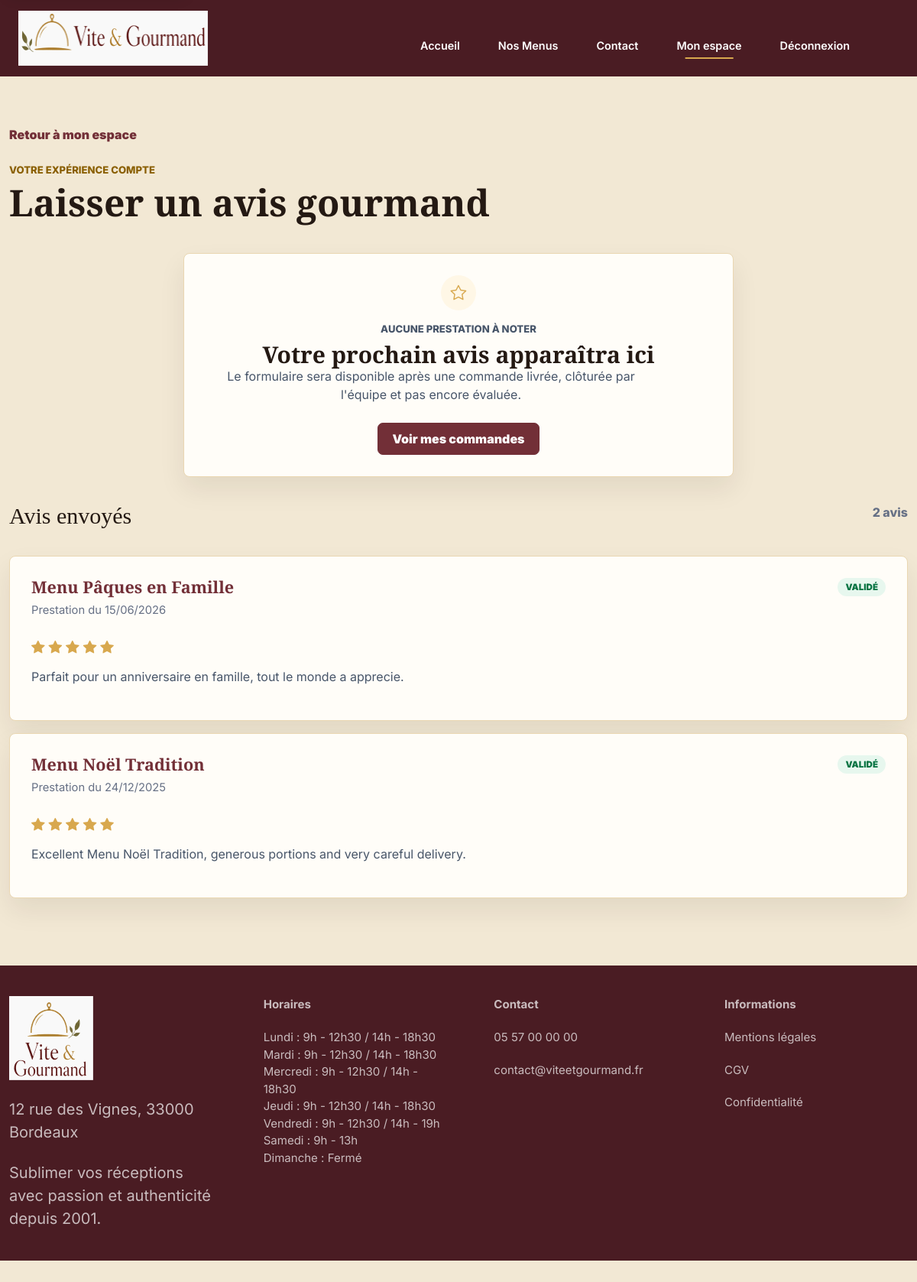
/avis (signed in), run on the app's committed database.
### tables this page shows
CREATE TABLE `avis` (
    `id_avis` INT UNSIGNED NOT NULL AUTO_INCREMENT,
    `id_utilisateur` INT UNSIGNED NOT NULL,
    `id_commande` INT UNSIGNED NOT NULL,
    `note` TINYINT UNSIGNED NOT NULL,
    `commentaire` TEXT NOT NULL,
    `statut` VARCHAR(30) NOT NULL DEFAULT 'en_attente',
    `created_at` DATETIME DEFAULT CURRENT_TIMESTAMP,
    `moderated_at` DATETIME NULL,
    `moderated_by` INT UNSIGNED NULL,
    CONSTRAINT `pk_avis`
        PRIMARY KEY (`id_avis`),
    CONSTRAINT `uq_avis_id_commande`
        UNIQUE (`id_commande`),
    INDEX `idx_avis_id_utilisateur` (`id_utilisateur`),
    INDEX `idx_avis_moderated_by` (`moderated_by`),
    INDEX `idx_avis_statut` (`statut`),
    CONSTRAINT `fk_avis_utilisateurs`
        FOREIGN KEY (`id_utilisateur`)
        REFERENCES `utilisateurs` (`id_utilisateur`)
        ON DELETE RESTRICT,
    CONSTRAINT `fk_avis_commandes`
        FOREIGN KEY (`id_commande`)
        REFERENCES `commandes` (`id_commande`)
        ON DELETE CASCADE,
    CONSTRAINT `fk_avis_moderateurs`
        FOREIGN KEY (`moderated_by`)
        REFERENCES `utilisateurs` (`id_utilisateur`)
        ON DELETE SET NULL,
    CONSTRAINT `chk_avis_note`
        CHECK (`note` BETWEEN 1 AND 5),
    CONSTRAINT `chk_avis_statut`
        CHECK (`statut` IN ('en_attente', 'valide', 'refuse'))
);

CREATE TABLE `menus` (
    `id_menu` INT UNSIGNED NOT NULL AUTO_INCREMENT,
    `id_regime` INT UNSIGNED NOT NULL,
    `id_theme` INT UNSIGNED NOT NULL,
    `titre` VARCHAR(120) NOT NULL,
    `description` TEXT NOT NULL,
    `conditions` TEXT NOT NULL,
    `nombre_personnes_minimum` INT UNSIGNED NOT NULL,
    `prix_minimum` DECIMAL(10,2) NOT NULL,
    `stock_disponible` INT UNSIGNED DEFAULT 0,
    `actif` BOOLEAN DEFAULT TRUE,
    `created_at` DATETIME DEFAULT CURRENT_TIMESTAMP,
    `updated_at` DATETIME NULL,
    CONSTRAINT `pk_menus`
        PRIMARY KEY (`id_menu`),
    INDEX `idx_menus_id_regime` (`id_regime`),
    INDEX `idx_menus_id_theme` (`id_theme`),
    INDEX `idx_menus_catalogue_filters` (`actif`, `id_theme`, `id_regime`, `prix_minimum`),
    INDEX `idx_menus_nombre_personnes_minimum` (`nombre_personnes_minimum`),
    CONSTRAINT `fk_menus_regimes`
        FOREIGN KEY (`id_regime`)
        REFERENCES `regimes` (`id_regime`)
        ON DELETE RESTRICT,
    CONSTRAINT `fk_menus_themes`
        FOREIGN KEY (`id_theme`)
        REFERENCES `themes` (`id_theme`)
        ON DELETE RESTRICT,
    CONSTRAINT `chk_menus_nombre_personnes_minimum`
        CHECK (`nombre_personnes_minimum` > 0),
    CONSTRAINT `chk_menus_prix_minimum`
        CHECK (`prix_minimum` >= 0),
    CONSTRAINT `chk_menus_stock_disponible`
        CHECK (`stock_disponible` >= 0)
);

CREATE TABLE `commandes` (
    `id_commande` INT UNSIGNED NOT NULL AUTO_INCREMENT,
    `id_utilisateur` INT UNSIGNED NOT NULL,
    `id_menu` INT UNSIGNED NOT NULL,
    `date_commande` DATETIME DEFAULT CURRENT_TIMESTAMP,
    `date_prestation` DATE NOT NULL,
    `heure_livraison` TIME NOT NULL,
    `adresse_livraison` VARCHAR(255) NOT NULL,
    `code_postal_livraison` VARCHAR(10) NOT NULL DEFAULT '33000',
    `ville_livraison` VARCHAR(80) NOT NULL,
    `distance_km` DECIMAL(6,2) DEFAULT 0,
    `commentaire_client` TEXT NULL,
    `nombre_personnes` INT UNSIGNED NOT NULL,
    `prix_menu` DECIMAL(10,2) NOT NULL,
    `remise` DECIMAL(10,2) DEFAULT 0,
    `prix_livraison` DECIMAL(10,2) DEFAULT 0,
    `prix_total` DECIMAL(10,2) NOT NULL,
    `statut_actuel` VARCHAR(40) NOT NULL DEFAULT 'en_attente',
    `materiel_prete` BOOLEAN DEFAULT FALSE,
    `materiel_retourne` BOOLEAN DEFAULT FALSE,
    `mode_contact_modification` VARCHAR(20) NULL,
    `motif_annulation` TEXT NULL,
    CONSTRAINT `pk_commandes`
        PRIMARY KEY (`id_commande`),
    INDEX `idx_commandes_id_utilisateur` (`id_utilisateur`),
    INDEX `idx_commandes_id_menu` (`id_menu`),
    INDEX `idx_commandes_statut_actuel` (`statut_actuel`),
    INDEX `idx_commandes_date_prestation` (`date_prestation`),
    CONSTRAINT `fk_commandes_utilisateurs`
        FOREIGN KEY (`id_utilisateur`)
        REFERENCES `utilisateurs` (`id_utilisateur`)
        ON DELETE RESTRICT,
    CONSTRAINT `fk_commandes_menus`
        FOREIGN KEY (`id_menu`)
        REFERENCES `menus` (`id_menu`)
        ON DELETE RESTRICT,
    CONSTRAINT `chk_commandes_distance_km`
        CHECK (`distance_km` >= 0),
    CONSTRAINT `chk_commandes_nombre_personnes`
        CHECK (`nombre_personnes` > 0),
    CONSTRAINT `chk_commandes_prix_menu`
        CHECK (`prix_menu` >= 0),
    CONSTRAINT `chk_commandes_remise`
        CHECK (`remise` >= 0),
    CONSTRAINT `chk_commandes_prix_livraison`
        CHECK (`prix_livraison` >= 0),
    CONSTRAINT `chk_commandes_prix_total`
        CHECK (`prix_total` >= 0),
    CONSTRAINT `chk_commandes_mode_contact_modification`
        CHECK (
            `mode_contact_modification` IS NULL
            OR `mode_contact_modification` IN ('gsm', 'email')
        ),
    CONSTRAINT `chk_commandes_statut_actuel`
        CHECK (
            `statut_actuel` IN (
                'en_attente',
                'acceptee',
                'en_preparation',
                'en_cours_de_livraison',
                'livre',
                'en_attente_retour_materiel',
                'terminee',
                'annulee'
            )
        )
);

### app/Views/reviews/index.php (the view)
<?php
$formatDate = static fn (mixed $value): string => $value === null || $value === '' ? '' : date('d/m/Y', strtotime((string) $value));
$reviewStatusLabels = [
    'en_attente' => 'En attente',
    'valide' => 'Validé',
    'refuse' => 'Refusé',
];
?>
<section class="client-page client-review-page">
    <div class="container client-container client-review-container">
        <a class="client-back-link" href="/mon-compte">Retour à mon espace</a>
        <header class="client-hero client-review-hero">
            <p class="client-kicker">Votre expérience compte</p>
            <h1>Laisser un avis gourmand</h1>
        </header>
        <?php if ($reviewableOrder !== null): ?>
            <?php
            $order = $reviewableOrder;
            $cancelHref = '/mon-compte';
            require __DIR__ . '/_form.php';
            ?>
        <?php else: ?>
            <article class="client-card client-review-empty-card">
                <span class="client-review-empty-icon" aria-hidden="true"><i class="bi bi-star"></i></span>
                <p class="client-kicker">Aucune prestation à noter</p>
                <h2>Votre prochain avis apparaîtra ici</h2>
                <p>Le formulaire sera disponible après une commande livrée, clôturée par l'équipe et pas encore évaluée.</p>
                <a class="client-button client-button-primary" href="/commandes">Voir mes commandes</a>
            </article>
        <?php endif; ?>
        <?php if ($reviews !== []): ?>
            <section class="client-review-history" aria-labelledby="review-history-title">
                <div class="client-card-heading">
                    <h2 id="review-history-title">Avis envoyés</h2>
                    <span><?= count($reviews) ?> avis</span>
                </div>
                <div class="client-review-history-list">
                    <?php foreach ($reviews as $review): ?>
                        <?php $status = (string) $review['statut']; ?>
                        <article class="client-card client-review-history-card">
                            <div class="client-card-heading">
                                <div>
                                    <h3><?= $this->e($review['menu_titre']) ?></h3>
                                    <p>Prestation du <?= $this->e($formatDate($review['date_prestation'])) ?></p>
                                </div>
                                <span class="client-status-badge status-<?= $this->e($status) ?>"><?= $this->e($reviewStatusLabels[$status] ?? $status) ?></span>
                            </div>
                            <div class="client-review-history-stars" aria-label="Note <?= (int) $review['note'] ?> sur 5">
                                <?php for ($note = 1; $note <= 5; $note++): ?>
                                    <i class="bi <?= $note <= (int) $review['note'] ? 'bi-star-fill' : 'bi-star' ?>" aria-hidden="true"></i>
                                <?php endfor; ?>
                            </div>
                            <p><?= $this->e($review['commentaire']) ?></p>
                        </article>
                    <?php endforeach; ?>
                </div>
            </section>
        <?php endif; ?>
    </div>
</section>

### app/Core/Router.php (shortened to what the rows shown need)
<?php
final class Router
{
    private array $routes = [];
    public function dispatch(string $method, string $path): void
    {
        $method = strtoupper($method);
        $path = $this->normalizePath($path);
        foreach ($this->routes[$method] ?? [] as $route) {
            if (preg_match($route['pattern'], $path, $matches) !== 1) {
                continue;
            }
            $parameters = [];
            $this->callHandler($route['handler'], $parameters);
            return;
        }
    }
    private function callHandler(array $handler, array $parameters = []): void
    {
        [$controllerClass, $action] = $handler;
        $controller = new $controllerClass();
        $controller->{$action}(...$parameters);
    }
    private function addRoute(string $method, string $path, array $handler, array $middlewares = []): void
    {
        $normalizedPath = $this->normalizePath($path);
        $this->routes[strtoupper($method)][] = [
            'path' => $normalizedPath,
            'pattern' => $this->compilePattern($normalizedPath),
            'parameters' => $this->extractParameterNames($normalizedPath),
            'handler' => $handler,
            'middlewares' => $middlewares,
        ];
    }
    private function normalizePath(string $path): string
    {
        $normalizedPath = '/' . trim($path, '/');
        return $normalizedPath === '/' ? '/' : rtrim($normalizedPath, '/');
    }
    private function compilePattern(string $path): string
    {
        $pattern = preg_replace('#\{([a-zA-Z_][a-zA-Z0-9_]*)\}#', '(?P<$1>[^/]+)', $path);
        return '#^' . $pattern . '$#';
    }
    private function extractParameterNames(string $path): array
    {
        preg_match_all('#\{([a-zA-Z_][a-zA-Z0-9_]*)\}#', $path, $matches);
        return $matches[1] ?? [];
    }
}

### data on the page
avis: menus.titre "Menu Pâques en Famille", id_commande.date_prestation "15/06/2026", statut "VALIDÉ", note 5 (drawn), commentaire "Parfait pour un anniversaire en famille, tout le monde a apprecie."
avis: menus.titre "Menu Noël Tradition", id_commande.date_prestation "24/12/2025", statut "VALIDÉ", note 5 (drawn), commentaire "Excellent Menu Noël Tradition, generous portions and very careful delivery."

### other printed values
$scheduleLine "Lundi : 9h - 12h30 / 14h - 18h30"
$scheduleLine "Mardi : 9h - 12h30 / 14h - 18h30"
$scheduleLine "Mercredi : 9h - 12h30 / 14h - 18h30"
$scheduleLine "Jeudi : 9h - 12h30 / 14h - 18h30"
$scheduleLine "Vendredi : 9h - 12h30 / 14h - 19h"
$scheduleLine "Samedi : 9h - 13h"
$scheduleLine "Dimanche : Fermé"
